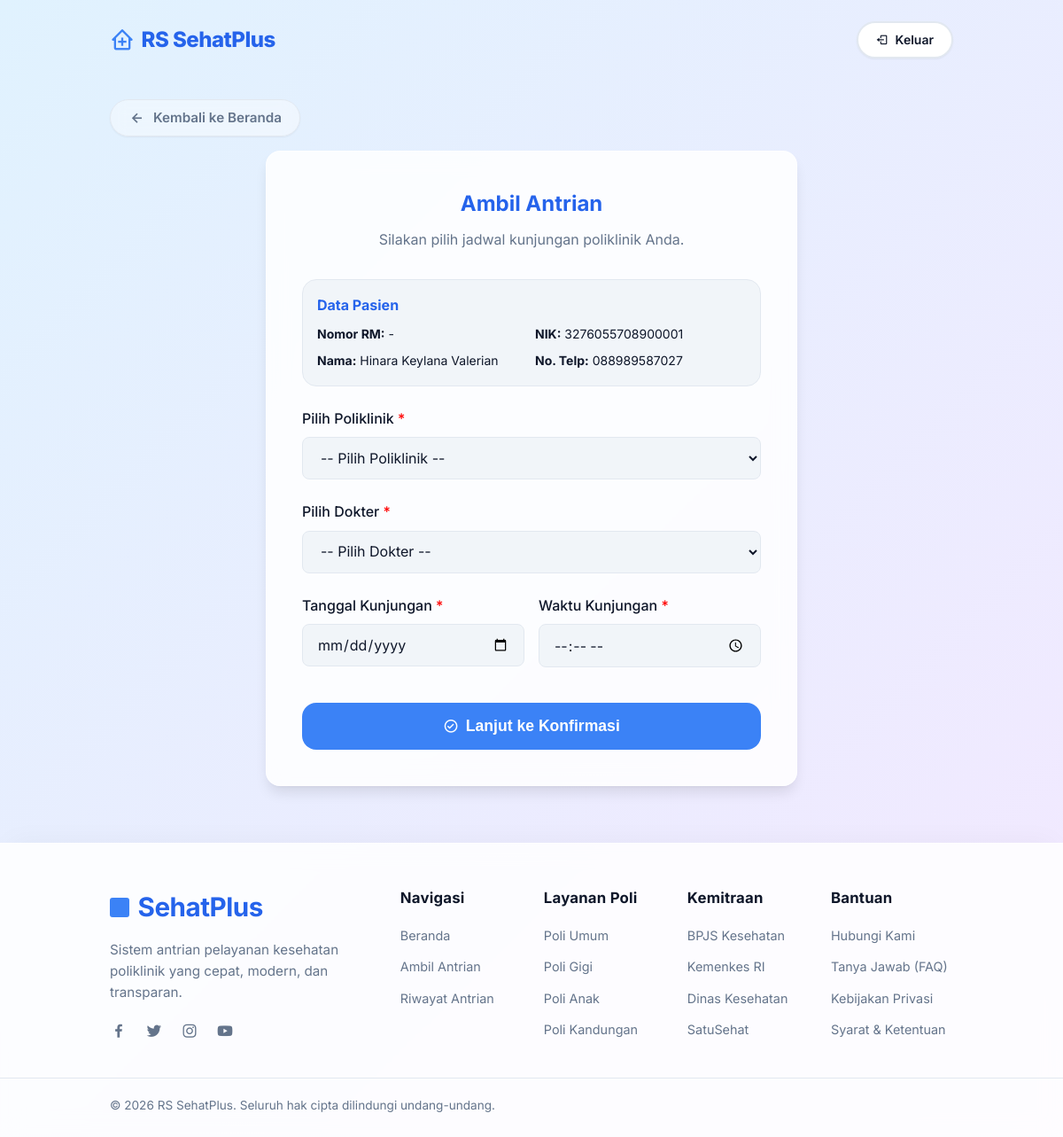
The app's page /ambil/ (signed in) with its own data.
### antrian/models.py (models this page shows, shortened)
class Pasien(models.Model):
    nama = models.CharField(max_length=100)
    nik = models.CharField(max_length=16, unique=True)
    no_rekam_medis = models.CharField(max_length=20, unique=True, blank=True, null=True)
    no_telepon = models.CharField(max_length=15)
    alamat = models.TextField(blank=True, null=True)

### antrian/views.py (the view, shortened to what this page needs)
# urls.py: path('ambil/', views.ambil_antrian, name='ambil_antrian'),
def ambil_antrian(request):
    if 'pasien_id' not in request.session:
        messages.warning(request, 'Silakan login terlebih dahulu untuk mengambil antrian.')
        return redirect('login_pasien')
    pasien = get_object_or_404(Pasien, id=request.session['pasien_id'])
    polis = Poli.objects.all()
    dokters = Dokter.objects.all()
    return render(request, 'antrian/ambil_antrian.html', {'polis': polis, 'dokters': dokters, 'pasien': pasien})

### templates/antrian/ambil_antrian.html (shortened to what this page needs)
{% extends 'base.html' %}
{% block content %}
<div style="display: flex; justify-content: flex-start; width: 100%; margin-bottom: 1rem;">
    <a href="{% url 'beranda' %}" class="back-link" style="margin-top: 0; margin-bottom: 0;">
        <i class='bx bx-left-arrow-alt'></i> Kembali ke Beranda
    </a>
</div>
<div class="card" style="max-width: 600px; margin: 0 auto; width: 100%;">
    <h2 style="margin-bottom: 0.5rem; text-align: center; color: var(--primary-dark);">Ambil Antrian</h2>
    <p style="text-align: center; color: var(--text-muted); margin-bottom: 2rem;">Silakan pilih jadwal kunjungan poliklinik Anda.</p>
    <div style="background: var(--bg-light); border: 1px solid var(--border); border-radius: var(--radius); padding: 1rem; margin-bottom: 1.5rem;">
        <h4 style="margin-bottom: 0.5rem; color: var(--primary-dark);">Data Pasien</h4>
        <div style="display: grid; grid-template-columns: 1fr 1fr; gap: 0.5rem; font-size: 0.875rem;">
            <div><strong>Nomor RM:</strong> {{ pasien.no_rekam_medis|default:"-" }}</div>
            <div><strong>NIK:</strong> {{ pasien.nik }}</div>
            <div><strong>Nama:</strong> {{ pasien.nama }}</div>
            <div><strong>No. Telp:</strong> {{ pasien.no_telepon }}</div>
        </div>
    </div>
    <form method="POST" action="{% url 'ambil_antrian' %}">
        <div class="form-group">
            <label for="poli">Pilih Poliklinik <span style="color: red;">*</span></label>
            <select id="poli" name="poli" class="form-control" required onchange="filterDokter()">
                <option value="">-- Pilih Poliklinik --</option>
            </select>
        </div>
        <div class="form-group">
            <label for="dokter">Pilih Dokter <span style="color: red;">*</span></label>
            <select id="dokter" name="dokter" class="form-control" required>
                <option value="">-- Pilih Dokter --</option>
            </select>
        </div>
        <div style="display: grid; grid-template-columns: 1fr 1fr; gap: 1rem;">
            <div class="form-group">
                <label for="tanggal">Tanggal Kunjungan <span style="color: red;">*</span></label>
                <input type="date" id="tanggal" name="tanggal" class="form-control" required min="{% now "Y-m-d" %}">
            </div>
            <div class="form-group">
                <label for="waktu_kunjungan">Waktu Kunjungan <span style="color: red;">*</span></label>
                <input type="time" id="waktu_kunjungan" name="waktu_kunjungan" class="form-control" required>
            </div>
        </div>
        <button type="submit" class="btn btn-primary" style="width: 100%; margin-top: 1rem; font-size: 1.1rem; padding: 1rem;">
            <i class='bx bx-check-circle'></i> Lanjut ke Konfirmasi
        </button>
    </form>
</div>
{% endblock %}

### static/css/style.css (style rules this page uses)
:root { --primary: #3b82f6; --primary-dark: #2563eb; --secondary: #10b981; --accent: #8b5cf6; --bg-light: #f1f5f9; --text-main: #0f172a; --text-muted: #64748b; --surface: #ffffff; --border: #e2e8f0; --shadow-sm: 0 1px 2px 0 rgb(0 0 0 / 0.05); --shadow-md: 0 10px 15px -3px rgb(0 0 0 / 0.1), 0 4px 6px -4px rgb(0 0 0 / 0.05); --shadow-lg: 0 20px 25px -5px rgb(0 0 0 / 0.1), 0 8px 10px -6px rgb(0 0 0 / 0.1); --radius: 16px; --glass-bg: rgba(255, 255, 255, 0.85); --glass-border: rgba(255, 255, 255, 0.5); }
* { margin: 0; padding: 0; box-sizing: border-box; }
body { font-family: 'Inter', sans-serif; background: linear-gradient(135deg, #e0f2fe 0%, #f3e8ff 100%); background-attachment: fixed; color: var(--text-main); line-height: 1.6; display: flex; flex-direction: column; min-height: 100vh; }
a { text-decoration: none; color: inherit; transition: all 0.3s ease; }
.card { background: var(--glass-bg); backdrop-filter: blur(12px); -webkit-backdrop-filter: blur(12px); border: 1px solid var(--glass-border); border-radius: var(--radius); box-shadow: var(--shadow-md); padding: 2.5rem; transition: transform 0.3s cubic-bezier(0.4, 0, 0.2, 1), box-shadow 0.3s ease; }
.btn { display: inline-flex; align-items: center; justify-content: center; padding: 0.75rem 1.5rem; border-radius: var(--radius); font-weight: 600; cursor: pointer; border: none; transition: all 0.3s ease; gap: 0.5rem; }
.btn-primary { background: var(--primary); color: white; }
.form-group { margin-bottom: 1.5rem; }
.form-group label { display: block; margin-bottom: 0.5rem; font-weight: 500; color: var(--text-main); }
.form-control { width: 100%; padding: 0.75rem 1rem; border-radius: 8px; border: 1px solid var(--border); font-family: 'Inter', sans-serif; font-size: 1rem; color: var(--text-main); transition: border-color 0.3s, box-shadow 0.3s; background: var(--bg-light); }
.back-link { display: inline-flex; align-items: center; gap: 0.5rem; color: var(--text-muted); font-size: 0.95rem; font-weight: 600; padding: 0.5rem 1.25rem; border-radius: 99px; background: rgba(255, 255, 255, 0.4); border: 1px solid var(--border); transition: all 0.3s cubic-bezier(0.4, 0, 0.2, 1); backdrop-filter: blur(8px); -webkit-backdrop-filter: blur(8px); box-shadow: var(--shadow-sm); margin-top: 1.5rem; text-decoration: none; }
.back-link i { font-size: 1.25rem; transition: transform 0.3s cubic-bezier(0.4, 0, 0.2, 1); }

### records on screen
Pasien: no_rekam_medis "-", nik "3276055708900001", nama "Hinara Keylana Valerian", no_telepon "088989587027"
